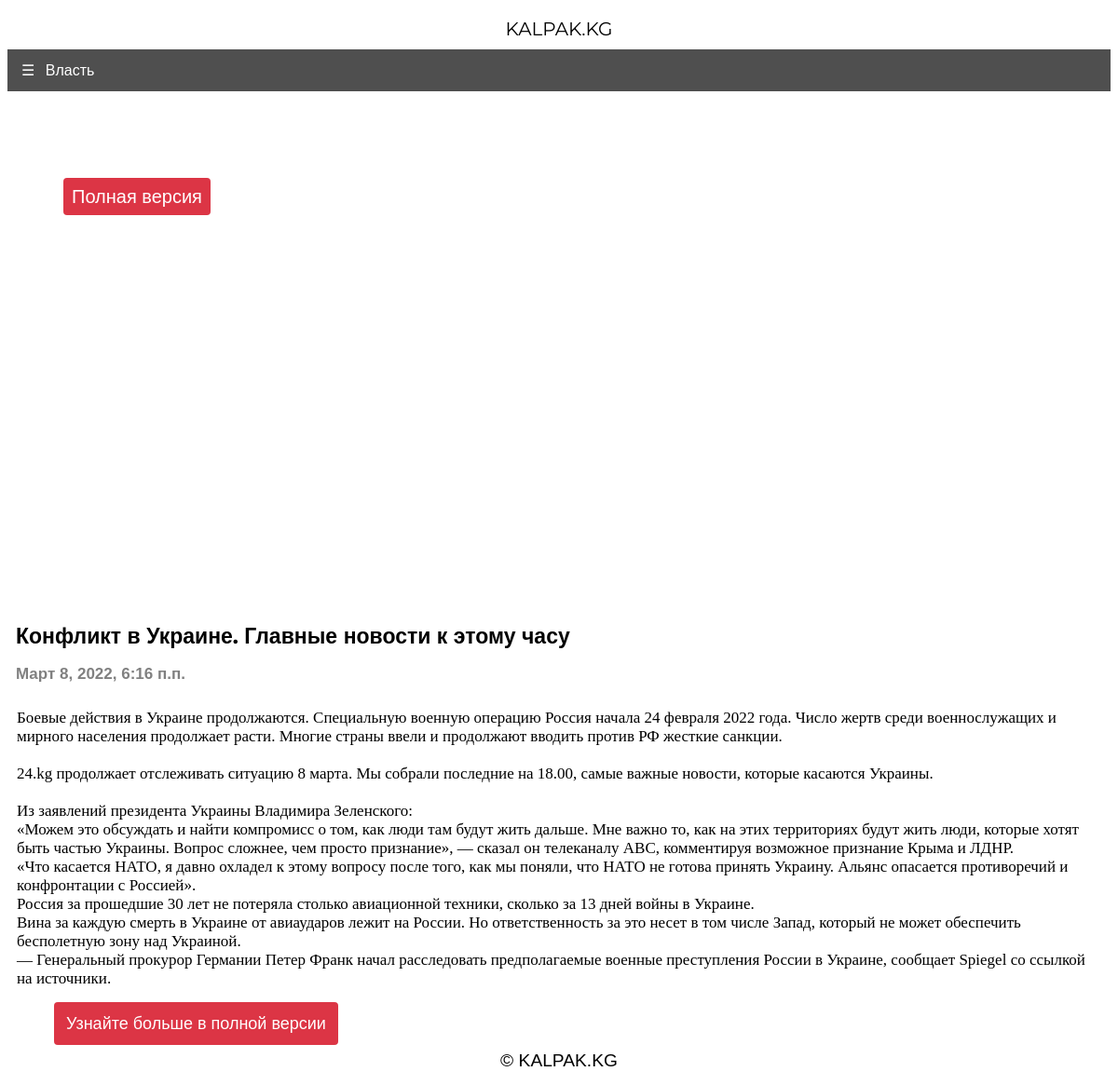
The page /article/konflikt-v-ukraine-glavnye-novosti-k-etomu-chasu/amp/ on the database its author committed.
### core/models.py (models this page shows, shortened)
class Article(models.Model):
    title = models.CharField(max_length=255, null=True, blank=True)
    text = models.TextField()
    slug = models.SlugField(max_length=255, unique=True, db_index=True, verbose_name="URL", null=True, blank=True)
    author = models.ForeignKey(
        to="Author",
        on_delete=models.SET_NULL,
        null=True, blank=True,
        related_name="article",
        verbose_name=_("Автор")
    )
    heading = models.ForeignKey(
        to="HeadingArticle",
        on_delete=models.PROTECT,
        null=True,
        related_name="article",
        verbose_name=_("Рубрика")
    )
    readers = models.ManyToManyField(
        to=User,
        related_name="readed_articles",
        blank=True,
        verbose_name=_("Читатели")
    )
    views = models.IntegerField(default=0, verbose_name=_("Просмотры"))
    created_at = models.DateTimeField(
        auto_now_add=True,
        null=True,
    )
    main_article = models.BooleanField(default=False, verbose_name=_("Первая новость"))
    margin_article_text = models.BooleanField(default=False, verbose_name=_("Ровнительные новости"))
    text_article = models.BooleanField(default=False, verbose_name=_("Текстовые новости"))
    center_article = models.BooleanField(default=False)
    right_panel_article = models.BooleanField(default=False, verbose_name=_("Главные новости"))
    pagination_article = models.BooleanField(default=False, verbose_name=_("Архивные"))
    updated_at = models.DateTimeField(auto_now=True)
    is_active = models.BooleanField(default=True)
    metades = models.TextField(null=True, blank=True, verbose_name=_("Ключевые слова"))
    picture = models.ImageField(
        upload_to="articles_image",
        null=True, blank=True,
        verbose_name="Главная картинка статьи"
    )

class HeadingArticle(models.Model):
    title = models.CharField(max_length=255)
    class Meta:
        verbose_name = "Рубрика"
        verbose_name_plural = "Рубрики"
    def __str__(self):
        return self.title

### core/views.py (the view)
# urls.py: path('article/<slug:article_slug>/amp/', amp, name ='post_detail_amp'),
def amp(request, article_slug):
        article = get_object_or_404(Article, slug=article_slug)
        articles = Article.objects.all()
        heading = HeadingArticle.objects.all()
        articles = Article.objects.order_by('-created_at')
        context = {
            "articles": articles,
            "article": article,
            "heading": heading
            }
        return render(request, 'amp.html', context=context)

### core/templatetags/ampimg.py (called while the page is built, shortened)
@register.filter(name ="ampimg")
def ampimg(content):
    img_pattern = r'(<img [^>]+>)'
    img_tags = re.findall(img_pattern, content)
    img_src_pattern = r'src ="([^"]+)"'
    return content

### core/templates/amp.html (shortened to what this page needs)
{% load ampimg %}
<!doctype html>
<html amp lang="en">
  <head>
  </head>
  <body>
<header class="headerbar2">
  <div class="site-name">KALPAK.KG</div>
</header>
<header class="headerbar">
  <div role="button" on="tap:sidebar1.toggle" tabindex="0" class="hamburger">☰ <div class="hamburger2">{{ article.heading }}</div></div>
</header>
<amp-sidebar id="sidebar1" layout="nodisplay" side="left">
  <div role="button" aria-label="close sidebar" on="tap:sidebar1.toggle" tabindex="0" class="close-sidebar">✕</div>
  <ul class="sidebar">
       <li><a href="{% url 'main' %}" class="btn-danger">Полная версия</a></li>
      {% for headings in heading %}
        <li><a href="{% url 'heading' headings.id %}" class="category">{{ headings.title }}</a></li>
      {% endfor %}
       </ul></amp-sidebar>
<div class="container" id="banner"><h1 class="log">{{ article.title }}</h1></div>
<div class="container mb-3"><h3 class="log2">{{ article.created_at }}</h3></div>
<div class="container mb-3">{% autoescape off %}<h3 class="log3">{{ article.text|linebreaksbr }}</h3>{% endautoescape %}</div>
<div class="container text-center"><p id="amp_page"><a href="{% url 'article' article.slug %}" class="btn">Узнайте больше в полной версии</a></p></div>
    <footer>© KALPAK.KG</footer>
  </body>
</html>

### core/templates/amp.html (style rules this page uses)
body { font-family: 'Raleway', sans-serif; }
footer { text-align: center; height: 29px; font-size: 1.2em; }
#banner { font-size: 1em; width: 100%; }
#amp_page { font-size: 18px; }
.headerbar { height: 45px; top: 0; width: 100%; display: flex; align-items: center; background: #4f4f4f; }
.btn { text-decoration: none; background: #dc3545; padding: 13px; border-radius: 4px; color: white; text-align: center; cursor: pointer; position: relative; left: 50px; }
.btn-danger { text-decoration: none; background: #dc3545; padding: 9px; color: white; font-size: 20px; border-radius: 4px; }
.log { font-size: 23px; font-family: 'Montserrat', sans-serif; padding-left: 9px; }
.log2 { font-size: 17px; color: grey; padding-left: 9px; }
.log3 { font-size:17px; font-family: 'Source Serif Pro', serif; font-weight: 100; padding: 10px; }
.headerbar2 { height: 45px; top: 0; width: 100%; display: flex; align-items: center; background: white; }
.site-name { font-size:20px; font-family: 'Montserrat', sans-serif; margin: auto; }
#banner { margin-top: 30px; }
.hamburger { padding-left: 15px; color: white; display: inline-block; }
.hamburger2 { padding-left: 7px; display: inline-block; }
.sidebar { font-size: 29px; padding: 60px; margin: 0; }
#sidebar1 { background: #4f4f4f; }
.sidebar > li { list-style: none; margin-bottom:10px; }
.category { text-decoration: none; color: white; font-size: 17px; }
.sidebar li a { text-decoration: none; font-family: sans-serif; }
.close-sidebar { font-size: 1.8em; padding-left: 25px; color:white; }
body { -webkit-animation:-amp-start 8s steps(1, end) 0s 1 normal both;-moz-animation:-amp-start 8s steps(1, end) 0s 1 normal both;-ms-animation:-amp-start 8s steps(1, end) 0s 1 normal both;animation:-amp-start 8s steps(1, end) 0s 1 normal both }

### rows shown on the page
Article: heading "Власть", title "Конфликт в Украине. Главные новости к этому часу", created_at "Март 8, 2022, 6:16 п.п.", text "Боевые действия в Украине продолжаются. Специальную военную операцию Россия начала 24 февраля 2022 года. Число жертв среди военнослужащих и мирного населения продолжает расти. Многие страны ввели и продолжают вводить против РФ жесткие санкции. 24.kg продолжает отслеживать ситуацию 8 марта. Мы собрали последние на 18.00, самые важные новости, которые касаются Украины. Из заявлений президента Украины Владимира Зеленского: «Можем это обсуждать и найти компромисс о том, как люди там будут жить дальше. Мне важно то, как на этих территориях будут жить люди, которые хотят быть частью Украины. Вопрос сложнее, чем просто признание», — сказал он телеканалу ABC, комментируя возможное признание Крыма и…"
